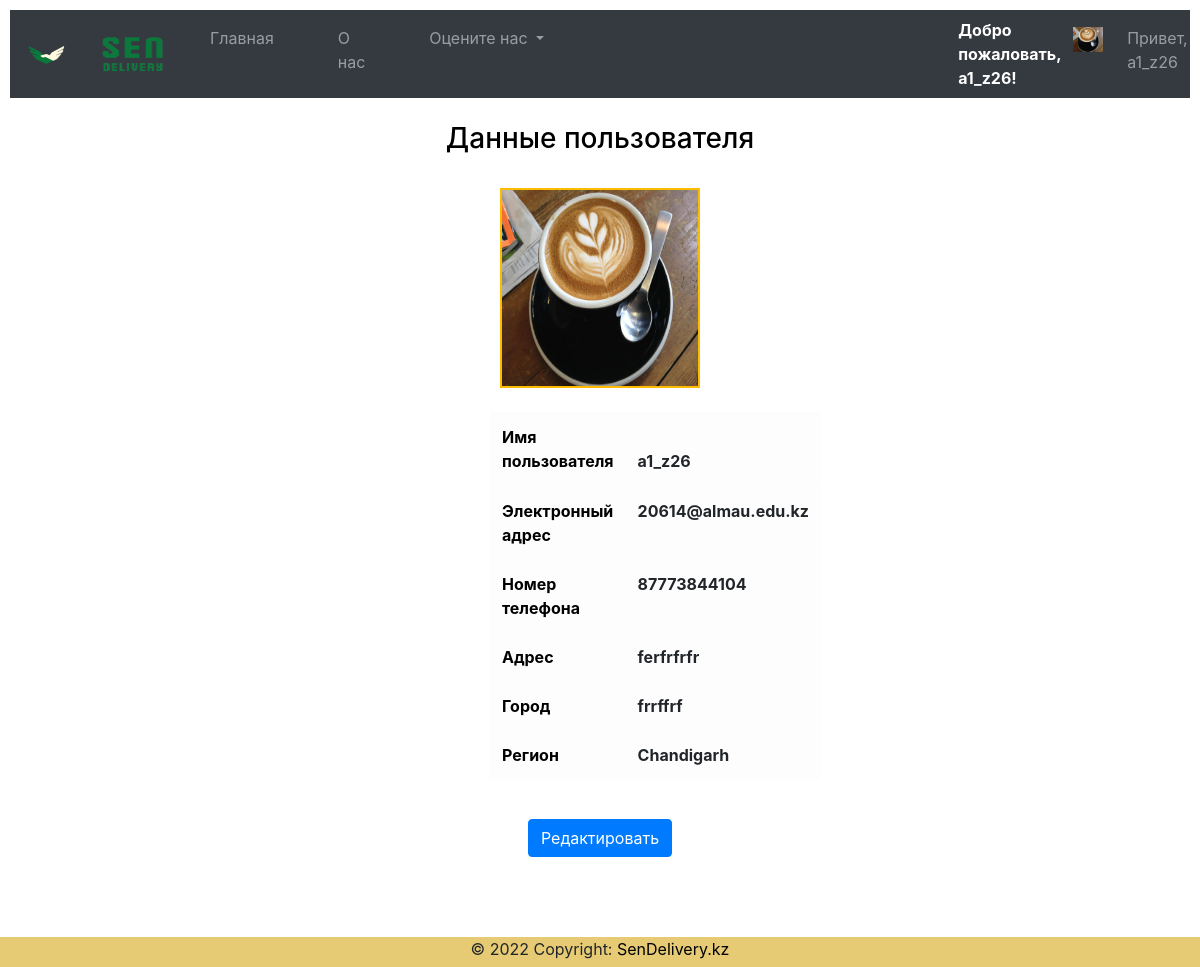
Screenshot of /user/account/ (signed in) with the database file from the repository.
### cust/models.py (models this page shows, shortened)
class Client(models.Model):
    user=models.OneToOneField(User,on_delete=models.CASCADE)
    phone=models.CharField(max_length=14)
    address=models.CharField(max_length=200)
    city=models.CharField(max_length=40)
    prime=models.BooleanField(default=False)
    state=models.CharField(max_length=40)
    image=models.FileField(upload_to="clients/images/")

### cust/views.py (the view)
# urls.py: path('account/',views.account,name="account"),
def account(request):
    username=request.user.username
    user=User.objects.get(username=username)
    client=Client.objects.get(user=user)
    context={'client':client}
    return render(request,'account.html',context)

### templates/account.html (shortened to what this page needs)
{% extends 'base.html' %}
{% load static %}
{% block body %}
<br>
<b><center><h3 style="color:black" >Данные пользователя</h3></center></b>
<br>
<center><a href="{{client.image.url}}"><img src="{{client.image.url}}" style="border:2px solid; border-color:hsl(44, 100%, 50%); width:200px; height:200px"></a></center>
<br>
<center><div class="container">
  <table class="table table-light">
      <thead>
        <tr>
          <th scope="col" style="color:black">Имя пользователя</th>
          <th scope="col">{{client.user.username}}</th>
        </tr>
      </thead>
      <tbody>
        <tr>
          <th scope="col" style="color:black">Электронный адрес</th>
          <th scope="col">{{client.user.email}}</th>
        </tr>
        <tr>
          <th scope="col" style="color:black">Номер телефона</th>
          <th scope="col">{{client.phone}}</th>
        </tr>
        <tr>
          <th scope="col" style="color:black">Адрес</th>
          <th scope="col">{{client.address}}</th>
        </tr>
        <tr>
          <th scope="col" style="color:black">Город</th>
          <th scope="col">{{client.city}}</th>
        </tr>
        <tr>
          <th scope="col" style="color:black">Регион</th>
          <th scope="col">{{client.state}}</th>
        </tr>
      </tbody>
    </table>
    <br>
    <center><a href="/user/edit"><button type="submit" class="btn btn-primary" style="">Редактировать</button></a></center>
  </div></center>
{% endblock %}

### templates/base.html (shortened to what this page needs)
<!doctype html>
{% load static %}
<html lang="en">
  <head>
    <link rel="stylesheet" href="{% static 'CSS/bootstrap.min.css' %}" >
  </head>
  <body>
    <nav class="navbar navbar-expand-lg navbar-dark bg-dark" style="color:black; background-color: lightcoral;">
      <a class="navbar-brand" href="{% static 'Images/MainDragon.png' %}"><img src="{% static 'Images/MainDragon.png' %}" width="40px" height="40px"></a>
      <a class="navbar-brand pr-1" href="\"><img src="{% static 'Images/Finallmage.png' %}" width="100px" height="40px"></a>
  <div class="collapse navbar-collapse" id="navbarSupportedContent">
    <ul class="navbar-nav mr-auto">
      <li {% if request.path == "/" %}class="nav-item active pr-5"{% else %}class="nav-item pr-5"{% endif %}>
        <a class="nav-link" href="\">Главная <span class="sr-only">(current)</span></a>
      </li>
      <li {% if request.path == "/about/" %}class="nav-item active pr-5"{% else %}class="nav-item pr-5"{% endif %}>
        <a class="nav-link" href="/about">О нас</a>
      </li>
      <li class="nav-item dropdown pr-5">
        <a class="nav-link dropdown-toggle" href="#" id="navbarDropdown" role="button" data-toggle="dropdown" aria-haspopup="true" aria-expanded="false">
          Оцените нас
        </a>
       {% if user.is_authenticated %}
       <li class="nav-item dropdown pr-5">
      </li>
      <li class="nav-item ml-6 pl-6">
<b><marquee style="color:white">Добро пожаловать, {{client.user.username}}!</marquee></b></h3>
       </li>
       <li class="nav-item pl-1">
         <a class="nav-link" href="{{ client.image.url }}"><img src="{{ client.image.url }}" alt="" width=30px height=25px></a>
       </li>
	   <li class="nav-item dropdown pl-2">
        <a class="nav-link dropdown" href="#" id="navbarDropdown" role="button" data-toggle="dropdown" aria-haspopup="true" aria-expanded="false">
          Привет, {{ user.get_username }}
        </a>
      </li>
        </li>
    {% endif %}
</ul>
  </div>
</nav>
{% block body %}
{% endblock %}
    <center>
<footer class="page-footer font-small blue">
  <div class="footer-copyright text-center">© 2022 Copyright:
    <a href="\" style="color:black"> SenDelivery.kz</a>
  </div>
</footer>
</center>
  </body>
</html>

### rows the page displays
Client: user.username "a1_z26", image (picture), user.email "20614@almau.edu.kz", phone "87773844104", address "ferfrfrfr", city "frrffrf", state "Chandigarh"

### other values shown
{{ user.get_username }} "a1_z26"
